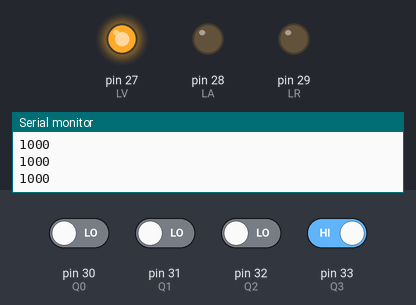
Simulated run of this sketch. Board: Arduino Mega 2560, built with avr-gcc and run on an emulated ATmega2560. Parts: output pins drawn as LEDs (lit = HIGH), the last lines printed to the serial monitor. The inputs (shaded band) are chosen by the test bench; at power-on: pin 33 (Q3) HIGH, pin 30 (Q0), pin 31 (Q1), pin 32 (Q2) LOW. Pins used as bus, display or sensor lines are not drawn.

Above: at 1.2 s.
1.3 s: pin 33 (Q3) driven LOW
At 1.8 s:
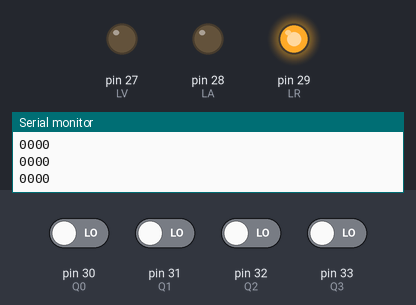
2.8 s: pin 33 (Q3) driven HIGH
At 4.0 s:
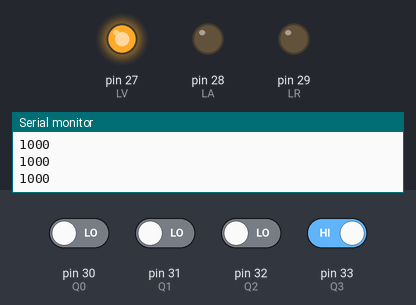
4.3 s: pin 31 (Q1) driven HIGH and pin 32 (Q2) driven HIGH
At 5.1 s:
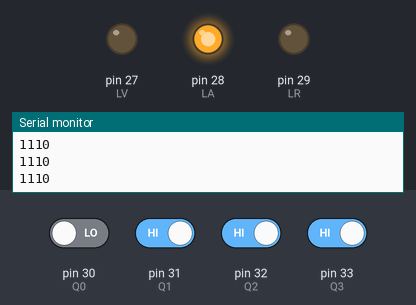
5.8 s: pin 31 (Q1) driven LOW
At 6.3 s:
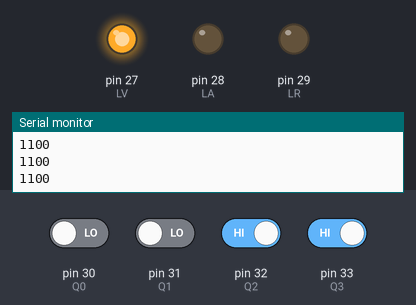
Timing chart, 0 to 8.3 s (numbered marks = the images above; inputs shaded):
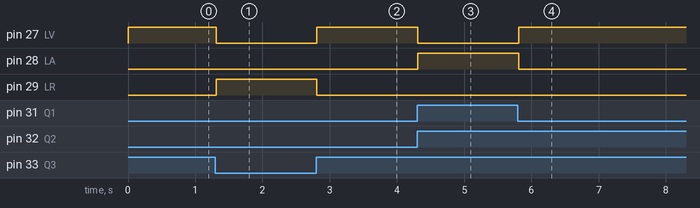

The sketch:

CounterTrafficLight.ino
```cpp
/*
 * Name: Counter Traffic Light
 */

// Pin I/O
#define Q0 30  // Binary value 2^0
#define Q1 31  // Binary value 2^1
#define Q2 32  // Binary value 2^2
#define Q3 33  // Binary value 2^3
#define CP 22  // Counter increment
#define LR 29  // Red traffic light
#define LA 28  // Yellow traffic light
#define LV 27  // Green traffic light

// Constants
#define INCR_INTERVAL 1000 // Counter increment interval of 1s

// Variables
bool bin0 = false; // Read value of binary 2^0 (Q0)
bool bin1 = false; // Read value of binary 2^1 (Q1)
bool bin2 = false; // Read value of binary 2^2 (Q2)
bool bin3 = false; // Read value of binary 2^3 (Q3)
bool stateLR = false; // Current state to set led red
bool stateLA = false; // Current state to set led yellow
bool stateLV = false; // Current state to set led green

// Time variables
unsigned long currTime = 0;  // Current time of program since start
unsigned long incrTime = 0;  // Time of the last increment
unsigned long incrRel = 0;   // Relative time since last increment

// Subroutines
void increaseCounter(byte pin) {
  // 74LS93 increases on LOW pulse
  digitalWrite(CP, HIGH);
  delay(1);
  digitalWrite(CP, LOW);
}

void setup() {
  // Pin definition
  pinMode(Q0, INPUT);
  pinMode(Q1, INPUT);
  pinMode(Q2, INPUT);
  pinMode(Q3, INPUT);
  pinMode(CP, OUTPUT);
  pinMode(LR, OUTPUT);
  pinMode(LA, OUTPUT);
  pinMode(LV, OUTPUT);

  // Output clearing
  digitalWrite(CP, LOW);
  digitalWrite(LR, LOW);
  digitalWrite(LA, LOW);
  digitalWrite(LV, LOW);

  // Comms
  Serial.begin(9600);
}

void loop() {
  // Update current time
  currTime = millis();

  // Read counter binary outputs
  bin0 = digitalRead(Q0);
  bin1 = digitalRead(Q1);
  bin2 = digitalRead(Q2);
  bin3 = digitalRead(Q3);

  // Print binary number to serial monitor
  Serial.println(String(bin3) + String(bin2) + String(bin1) + String(bin0));

  // Reset the leds' states
  stateLR = false;
  stateLA = false;
  stateLV = false;

  // Turn on one led's state based on the counter
  if (!bin3 && (!bin1 || (!bin2 && bin1))) stateLR = true;
  if (bin2 &&  bin1) stateLA = true;
  if (bin3 && (!bin1 || (!bin2 && bin1))) stateLV = true;

  // Write the states to the leds
  digitalWrite(LR, stateLR);
  digitalWrite(LA, stateLA);
  digitalWrite(LV, stateLV);

  // Increase the counter every interval (1s)
  incrRel = currTime - incrTime;
  if (incrRel >= INCR_INTERVAL) {
    increaseCounter(CP);
    incrTime = millis();
  }
}
```

Measured:
- after the input at 1.3 s, pin 27 (LV): HIGH → LOW at once; pin 29 (LR): LOW → HIGH at once
- after the input at 2.8 s, pin 27 (LV): LOW → HIGH at once; pin 29 (LR): HIGH → LOW at once
- after the input at 4.3 s, pin 27 (LV): HIGH → LOW at once; pin 28 (LA): LOW → HIGH at once
- after the input at 5.8 s, pin 27 (LV): LOW → HIGH at once; pin 28 (LA): HIGH → LOW at once
